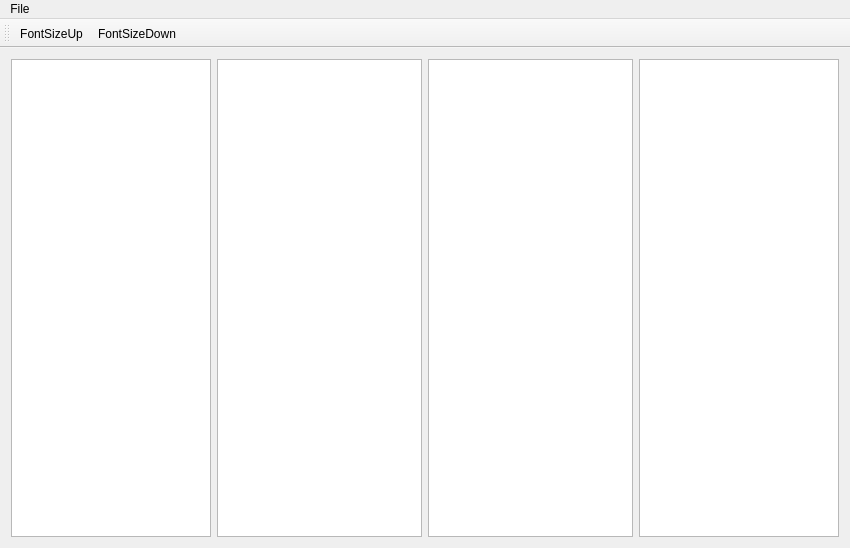
<?xml version="1.0" encoding="UTF-8"?>
<ui version="4.0">
 <class>MainWindow</class>
 <widget class="QMainWindow" name="MainWindow">
  <property name="geometry">
   <rect>
    <x>0</x>
    <y>0</y>
    <width>850</width>
    <height>548</height>
   </rect>
  </property>
  <property name="windowTitle">
   <string>MainWindow</string>
  </property>
  <widget class="QWidget" name="centralWidget">
   <property name="minimumSize">
    <size>
     <width>0</width>
     <height>0</height>
    </size>
   </property>
   <property name="maximumSize">
    <size>
     <width>16777215</width>
     <height>16777215</height>
    </size>
   </property>
   <layout class="QGridLayout" name="gridLayout_3">
    <item row="0" column="0">
     <layout class="QGridLayout" name="gridLayout">
      <property name="sizeConstraint">
       <enum>QLayout::SetMaximumSize</enum>
      </property>
      <item row="0" column="1">
       <widget class="QTableView" name="tableView_2">
        <property name="minimumSize">
         <size>
          <width>200</width>
          <height>0</height>
         </size>
        </property>
        <property name="maximumSize">
         <size>
          <width>200</width>
          <height>16777215</height>
         </size>
        </property>
       </widget>
      </item>
     </layout>
    </item>
    <item row="0" column="2">
     <layout class="QGridLayout" name="gridLayout_5">
      <property name="sizeConstraint">
       <enum>QLayout::SetMaximumSize</enum>
      </property>
      <item row="0" column="0">
       <widget class="QTextEdit" name="textEdit"/>
      </item>
      <item row="0" column="1">
       <widget class="QTextEdit" name="textEdit_2"/>
      </item>
     </layout>
    </item>
    <item row="0" column="3">
     <layout class="QGridLayout" name="gridLayout_2">
      <property name="sizeConstraint">
       <enum>QLayout::SetMaximumSize</enum>
      </property>
      <item row="0" column="0">
       <widget class="QTableView" name="tableView">
        <property name="minimumSize">
         <size>
          <width>200</width>
          <height>0</height>
         </size>
        </property>
        <property name="maximumSize">
         <size>
          <width>200</width>
          <height>16777215</height>
         </size>
        </property>
       </widget>
      </item>
     </layout>
    </item>
   </layout>
  </widget>
  <widget class="QToolBar" name="mainToolBar">
   <attribute name="toolBarArea">
    <enum>TopToolBarArea</enum>
   </attribute>
   <attribute name="toolBarBreak">
    <bool>false</bool>
   </attribute>
   <addaction name="actionFontSizeUp"/>
   <addaction name="actionFontSizeDown"/>
  </widget>
  <widget class="QMenuBar" name="menuBar">
   <property name="geometry">
    <rect>
     <x>0</x>
     <y>0</y>
     <width>850</width>
     <height>22</height>
    </rect>
   </property>
   <widget class="QMenu" name="menuFile">
    <property name="title">
     <string>File</string>
    </property>
    <addaction name="actionOpen"/>
    <addaction name="actionOpen_Firmware_Firmware"/>
    <addaction name="actionOpen_test"/>
   </widget>
   <addaction name="menuFile"/>
  </widget>
  <action name="actionOpen">
   <property name="text">
    <string>Open(Firmware / ReferenceCode)</string>
   </property>
  </action>
  <action name="actionOpen_Firmware_Firmware">
   <property name="text">
    <string>Open(Firmware / Firmware)</string>
   </property>
  </action>
  <action name="actionFontSizeUp">
   <property name="text">
    <string>FontSizeUp</string>
   </property>
   <property name="toolTip">
    <string>FontSizeUp</string>
   </property>
  </action>
  <action name="actionFontSizeDown">
   <property name="text">
    <string>FontSizeDown</string>
   </property>
  </action>
  <action name="actionOpen_test">
   <property name="text">
    <string>Open(test)</string>
   </property>
  </action>
 </widget>
 <layoutdefault spacing="6" margin="11"/>
 <resources/>
 <connections/>
</ui>
